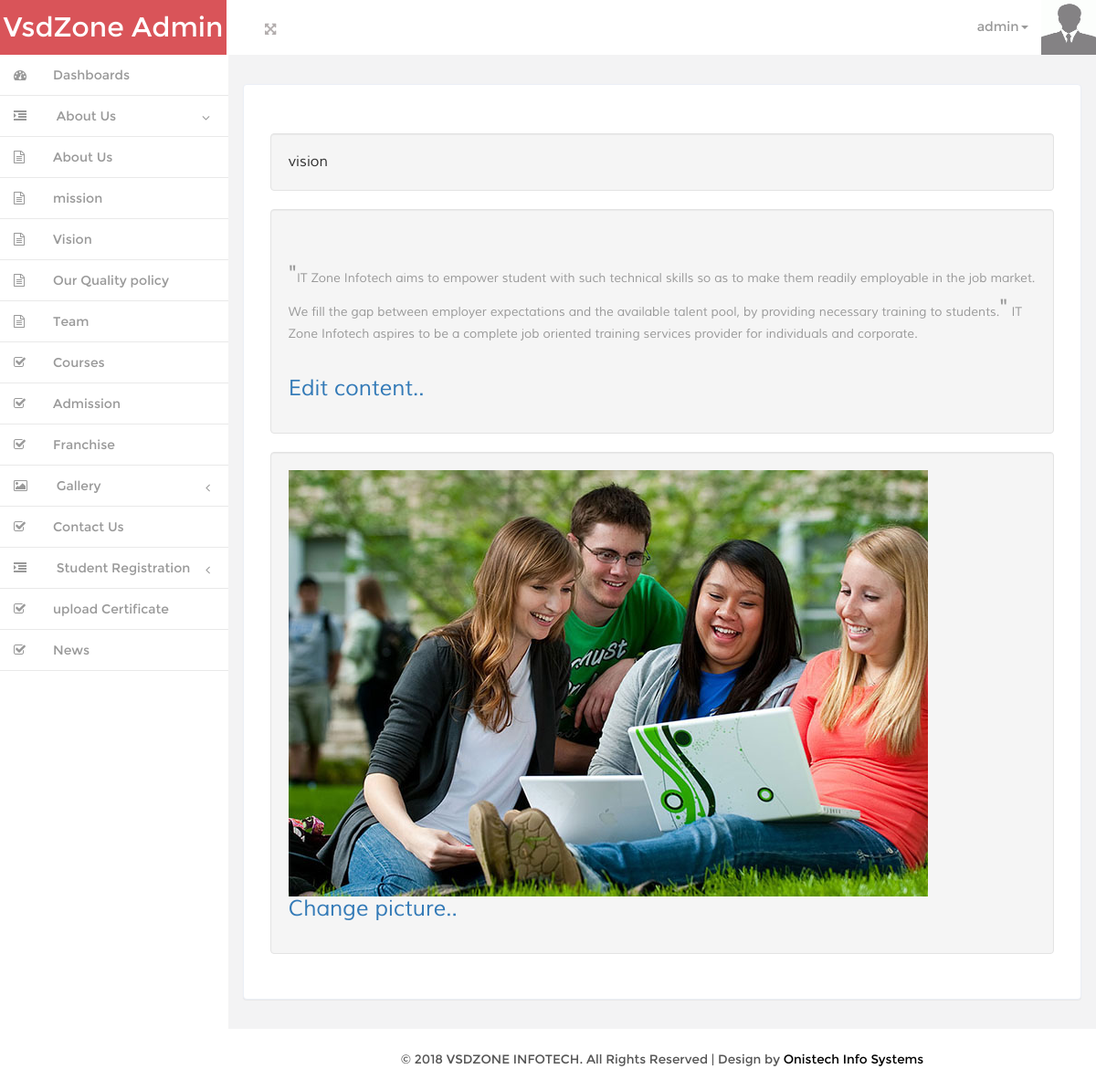
Screenshot of /theme/wpanel/vision.php (signed in) with the database file from the repository.
### tables this page shows
CREATE TABLE `view` (
  `view_id` int(11) NOT NULL,
  `menu_id` int(11) NOT NULL,
  `view_name` varchar(100) NOT NULL,
  `view_image` text NOT NULL,
  `view_description` text NOT NULL,
  `time` datetime NOT NULL
);

### theme/wpanel/vision.php (the view, shortened to what this page needs)
<?php
if(isset($_SESSION["email"])!=''){
include 'layout.php';
head();
sidebar();
$q="SELECT * FROM `view` WHERE `view_id`='3'";
$run=mysql_query($q);
while($row=mysql_fetch_assoc($run)){
	$id=$row['view_id'];
	$view_name=$row['view_name'];
	$view_description=$row['view_description'];
	$view_image=$row['view_image'];
?>
<div class="grid_3 grid_5">
     <div class="but_list">
       <div class="well">
        <?php echo "$view_name"; ?>
       </div>
       <div class="well">
       <?php echo "$view_description"; ?>
       </br><h3><a href="edit_about.php?id=<?php echo $id;?>"  >Edit content..</a></h3>
       </div>
       <div class="well">
       <img src="viewpic\<?php echo "$view_image"; ?>" />
       </br><h3><a href="edit_picture.php?id=<?php echo $id;?>"  >Change picture..</a></h3>
       </div>
  </div>
</div>
<?php
footer();
}
}else {
	header('location:signin.php');
}
?>

### theme/wpanel/layout.php (shortened to what this page needs)
<?php
function head(){
?><!DOCTYPE HTML>
<html>
<head>
<link href="css/bootstrap.min.css" rel='stylesheet' type='text/css' />
<link href="css/style.css" rel='stylesheet' type='text/css' />
<link href="css/font-awesome.css" rel="stylesheet">
<link href="css/custom.css" rel="stylesheet">
</head>
<body >
<div id="wrapper">
        <nav class="navbar-default navbar-static-top" role="navigation">
             <div class="navbar-header">
               <h1> <a class="navbar-brand" href="index.php">VsdZone Admin</a></h1>
			   </div>
			 <div class=" border-bottom">
        	<div class="full-left">
        	  <section class="full-top">
				<button id="toggle"><i class="fa fa-arrows-alt"></i></button>
			</section>
            <div class="clearfix"> </div>
           </div>
		    <div class="drop-men" >
		        <ul class=" nav_1">
					<li class="dropdown">
		              <a href="#" class="dropdown-toggle dropdown-at" data-toggle="dropdown"><span class=" name-caret"><?php echo $_SESSION["email"];?><i class="caret"></i></span><img src="images/wo.jpg" width="60" height="60"></a>
		            </li>
		        </ul>
		     </div>
<?php
}
function sidebar(){
?>
<div class="clearfix">
     </div>
		    <div class="navbar-default sidebar" role="navigation">
                <div class="sidebar-nav navbar-collapse">
                <ul class="nav" id="side-menu">
                    <li>
                        <a href="index.php" class=" hvr-bounce-to-right"><i class="fa fa-dashboard nav_icon "></i><span class="nav-label">Dashboards</span> </a>
                    </li>
                        <li>
                        <a href="#" class=" hvr-bounce-to-right"><i class="fa fa-indent nav_icon"></i> <span class="nav-label">About Us</span><span class="fa arrow"></span></a>
                        <ul class="nav nav-second-level">
                            <li><a href="aboutus.php" class="hvr-bounce-to-right"><i class="fa fa-file-text-o nav_icon"></i>About Us</a></li>
                            <li><a href="mission.php" class=" hvr-bounce-to-right"><i class="fa fa-file-text-o nav_icon"></i>mission</a></li>
                            <li><a href="vision.php" class="hvr-bounce-to-right"><i class="fa fa-file-text-o nav_icon"></i>Vision</a></li>
                            <li><a href="policy.php" class=" hvr-bounce-to-right"><i class="fa fa-file-text-o nav_icon"></i>Our Quality policy</a></li>
                            <li><a href="team.php" class="hvr-bounce-to-right"><i class="fa fa-file-text-o nav_icon"></i>Team</a></li>
					   </ul>
                    </li>
                    <ul class="nav nav-second-level">
                            <li><a href="courses.php" class=" hvr-bounce-to-right"><i class="fa fa-check-square-o nav_icon"></i>Courses</a></li>
                        </ul>
                        <ul class="nav nav-second-level">
                            <li><a href="admission_content.php" class=" hvr-bounce-to-right"><i class="fa fa-check-square-o nav_icon"></i>Admission </a></li>
                        </ul>
                        <ul class="nav nav-second-level">
                            <li><a href="franchise.php" class=" hvr-bounce-to-right"><i class="fa fa-check-square-o nav_icon"></i>Franchise</a></li>
                        </ul>
                    <li>
                        <a href="#" class=" hvr-bounce-to-right"><i class="fa fa-picture-o nav_icon"></i> <span class="nav-label">Gallery</span><span class="fa arrow"></span> </a>
                    </li>
                    <ul class="nav nav-second-level">
                            <li><a href="contactus.php" class=" hvr-bounce-to-right"><i class="fa fa-check-square-o nav_icon"></i>Contact Us</a></li>
                        </ul>
                        <li>
                        <a href="#" class=" hvr-bounce-to-right"><i class="fa fa-indent nav_icon"></i> <span class="nav-label">Student Registration</span><span class="fa arrow"></span></a>
                    </li>
                        <ul class="nav nav-second-level">
                            <li><a href="certificate.php" class=" hvr-bounce-to-right"><i class="fa fa-check-square-o nav_icon"></i>upload Certificate</a></li>
                        </ul>
                        <ul class="nav nav-second-level">
                            <li><a href="news.php" class=" hvr-bounce-to-right"><i class="fa fa-check-square-o nav_icon"></i>News</a></li>
                        </ul>
                </ul>
            </div>
			</div>
        </nav>
        <div id="page-wrapper" class="gray-bg dashbard-1">
       <div class="content-main">
 	<div class="blank">
<?php
}
function footer(){
?>
	       </div>
<div class="copy">
            <p> &copy; 2018 VSDZONE INFOTECH. All Rights Reserved | Design by <a href="http:www.onistech.com" target="_blank">Onistech Info Systems</a> </p>	    </div>
		</div>
		</div>
       </div>
</body>
</html>
<?php
}
?>

### theme/wpanel/css/style.css (style rules this page uses)
h4, h5, h6, h1, h2, h3 { margin: 0; }
ul, ol { margin: 0;padding: 0; }
p { margin: 0; }
html, body { font-family:'Montserrat-Regular'; font-size: 100%; background:#F3F3F4; overflow-x: hidden; }
body a { transition:0.5s all; -webkit-transition:0.5s all; -moz-transition:0.5s all; -o-transition:0.5s all; -ms-transition:0.5s all; }
div#wrapper { background-color: #fff; }
.but_list, .tab-content { margin:1.5em 0 0 0; }
.navbar-default.sidebar { background-color: #fff; }
h1 a.navbar-brand { color: #fff !important; font-size: 30px; font-weight: 500; padding: 20px 0px; background: #f1b458; text-align: center; width:248px; height: 60px; }
i.nav_icon { color: #fff; margin-right:6px; }
.sidebar ul li a { color: #999; font-size:14px; }
.hvr-bounce-to-right { display: inline-block; vertical-align: middle; -webkit-transform: translateZ(0); transform: translateZ(0); box-shadow: 0 0 1px rgba(0, 0, 0, 0); -webkit-backface-visibility: hidden; backface-visibility: hidden; -moz-osx-font-smoothing: grayscale; position: relative; -webkit-transition-property: color; transition-property: color; -webkit-transition-duration: 0.5s; transition-duration: 0.5s; }
.hvr-bounce-to-right:before { content: ""; position: absolute; z-index: -1; top: 0; left: 0; right: 80%; bottom: 0; background:#7f8c8d; -webkit-transform: scaleX(0); transform: scaleX(0); -webkit-transform-origin: 0 50%; transform-origin: 0 50%; -webkit-transition-property: transform; transition-property: transform; -webkit-transition-duration: 0.5s; transition-duration: 0.5s; -webkit-transition-timing-function: ease-out; transition-timing-function: ease-out; }
.nav > li > a { color: #999; font-weight:500; padding: 0px 20px 0px 0px; font-size: 0.85em; border-bottom: 1px solid #E9E9E9; }
.nav > li > a i { margin-right: 14px; }
i.nav_icon { color: #999; padding: 15px; width: 44px; height: 44px; }
span.fa.arrow { margin-top: 17px; }
@media (min-width: 768px) { #page-wrapper { position: inherit; margin: 0 0 0 240px; min-height: 1000px; } }
a.dropdown-toggle.dropdown-at { border-bottom: none; }
.content-main { background-color: #F3F3F4; padding-top: 1em; }
.full-top { float:left; }
.border-bottom { background-color: #fff; }
.full-left { float: left; width: 40%; margin-left: 3%; margin-top: 1.3em; }
.full-left button { background: none; border: none; outline: none; color: #B3AEAE; font-size: 0.9em; }
.drop-men { float: right; }
.dropdown-at { padding: 0 !important; position: relative; color: #999; font-size: 0.9em; text-decoration: none ; }
.dropdown-at img { margin: 0 0em 0 1em; }
.dropdown, .dropup { display: inline-block; padding:0; }
.blank { padding: 1em; min-height: 650px; }
.grid_3 { background-color: #fff; padding: 1.8em; margin-bottom: 1em; border: 1px solid #ebeff6; border-radius: 4px; -webkit-border-radius: 4px; -o-border-radius: 4px; -moz-border-radius: 4px; -ms-border-radius: 4px; -webkit-box-shadow: 0 1px 1px rgba(0,0,0,.05); box-shadow: 0 1px 1px rgba(0,0,0,.05); }
.grid_3 p { color: #999; font-size: 0.85em; margin-bottom: 1em; font-family: 'Muli-Regular'; }
.but_list h1,.but_list h2,.but_list h3,.but_list h4,.but_list h5,.but_list h6 { margin-bottom: 0.7em; }
.well { font-family: 'Muli-Regular'; }
.copy { background:#fff; text-align:center; padding:1.5em 0; }
.copy p, .copy-right p { font-size:0.85em; color:#555; }
.copy p a, .copy-right p a { color:#000; }

### theme/wpanel/css/custom.css (style rules this page uses)
#wrapper { width: 100%; }
#page-wrapper { min-height: 568px; }
@media (min-width:768px) { #page-wrapper { position: inherit; margin: 0 0 0 250px; } }
.sidebar .sidebar-nav.navbar-collapse { padding-right: 0; padding-left: 0; }
.sidebar .arrow { float: right; }
.sidebar .fa.arrow:before { content: "\f104"; }
.sidebar .active>a>.fa.arrow:before { content: "\f107"; }
.sidebar .nav-second-level li, .sidebar .nav-third-level li { border-bottom: 0!important; }
@media (min-width:768px) { .sidebar { z-index: 1; position: absolute; width: 250px; } }

### rows the page displays
view: view_name "vision", view_description "\" IT Zone Infotech aims to empower student with such technical skills so as to make them readily employable in the job market. We fill the gap between employer expectations and the available talent pool, by providing necessary training to students. \" IT Zone Infotech aspires to be a complete job oriented training services provider for individuals and corporate.", view_image (picture)

### other values shown
$_SESSION["email"] "admin"
